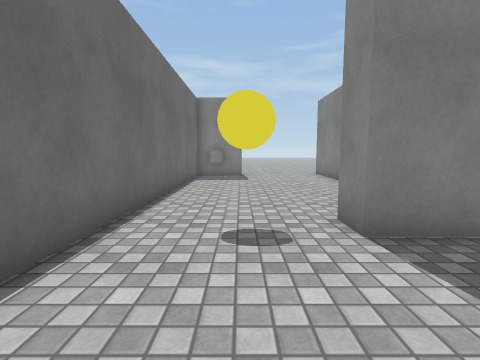
View 1 (above)

13 first-person views from a walk through a 3-D level made in the Unity game engine. The camera is 1.2 m above the floor, tilts 6° down and sees 85° across. Doors are open. The floor is counted in squares, 1 m on a side. Each view is taken from the middle of a square. On the plan, view 1 faces up. The plan holds only what a view shows up to about 12 squares ahead; the rest is blank. The place goes on beyond the plan. The player character is not drawn. Surface patterns are stand-ins for the level's own textures.

View 2
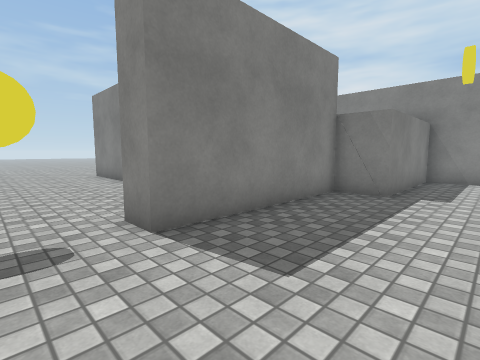

View 3
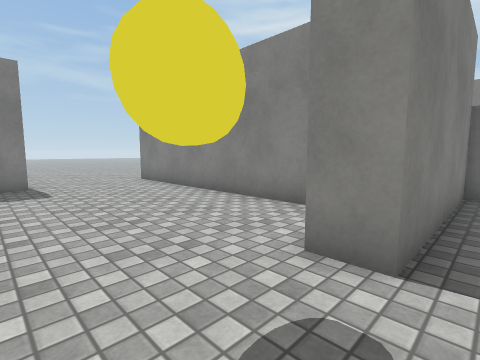

View 4
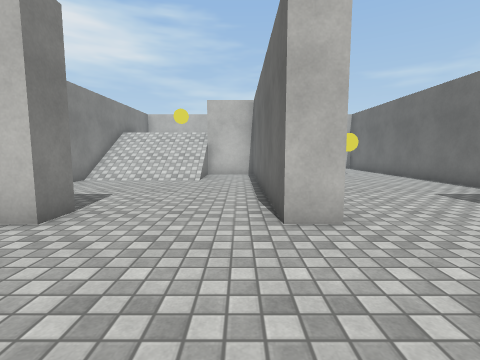

View 5
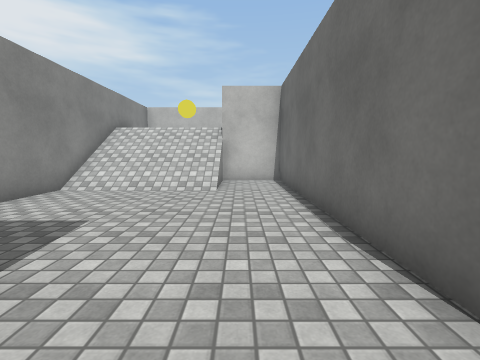

View 6
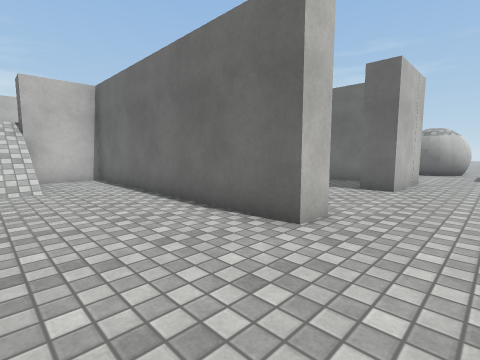

View 7
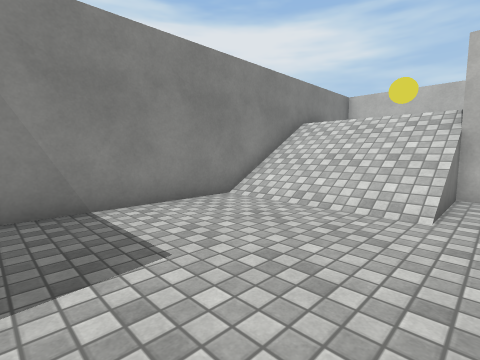

View 8
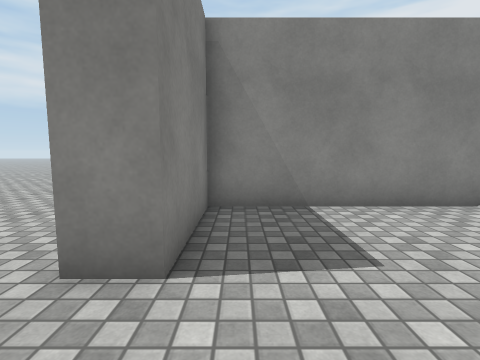

View 9
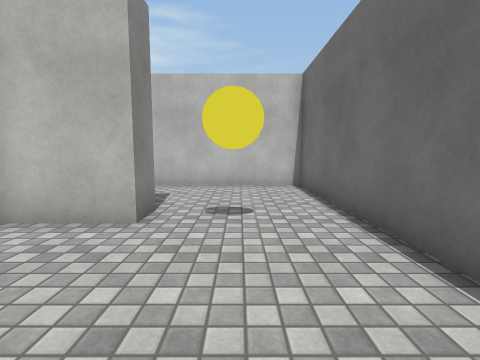

View 10
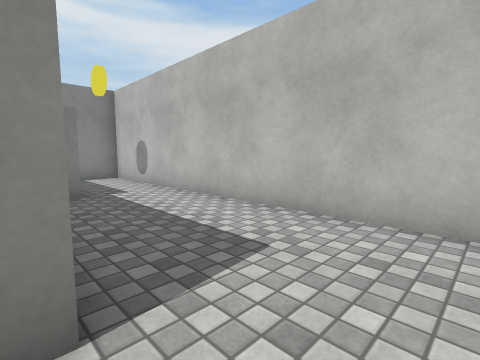

View 11
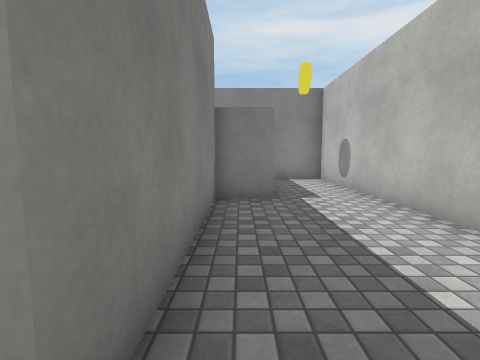

View 12
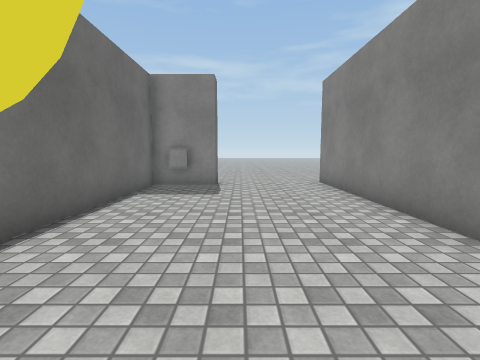

View 13
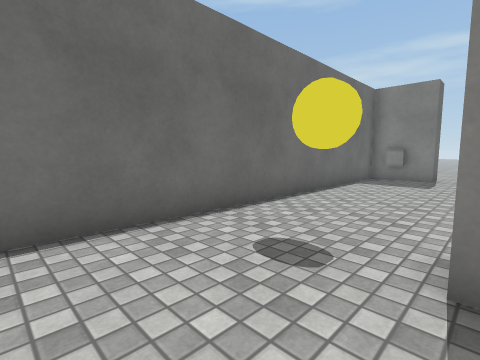

### Floor plan
Key: @ floor where view 1 was taken; # wall or solid block; . main floor; : floor 2.25 m higher than the main floor; / step, stairs or slope; D open door; = window, fence, low wall or low ledge; Y yellow disc.
Columns run from 6 left of view 1 to 14 right of it. Each row starts with its distance up from view 1.
 19             .      ..
 18            ...    ...
 17      ........... ...
 16 ...................
 15 ...####DDDD#DDDD#
 14     ###...##....####
 13     #.....##.......#
 12     #.....##.......#
 11     #.....##.......#
 10     #.....##.......#
  9     #.....##.......#
  8     #.....##.......#
  7     #.....##../////#
  6     #.....##..=////#
  5     #.Y.#######////#
  4     #...#######////#
  3     #.........:    #
  2     #..............#
  1     #..............#
  0     #.@............#
 -1     ################

Where each view was taken, in squares from view 1:
view 1: 0 up, 0 right, facing up
view 2: 0 up, 0 right, facing up-right
view 3: 3 up, 1 left, facing up-right
view 4: 19 up, 6 right, facing down
view 5: 16 up, 7 right, facing down
view 6: 17 up, 9 right, facing down-left
view 7: 13 up, 7 right, facing down-right
view 8: 13 up, 7 right, facing right
view 9: 9 up, 0 right, facing down
view 10: 4 up, 0 right, facing down-right
view 11: 3 up, 1 right, facing right
view 12: 4 up, 1 right, facing up
view 13: 1 up, 2 right, facing up-left
